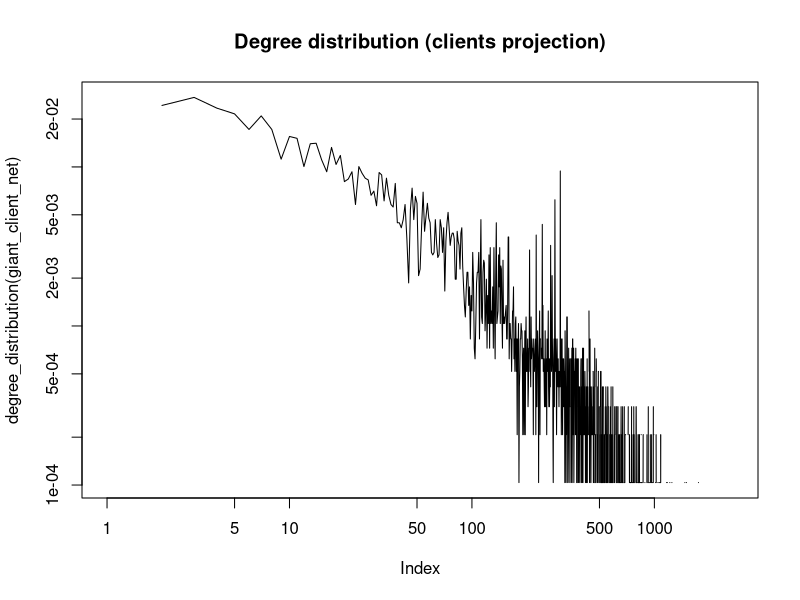
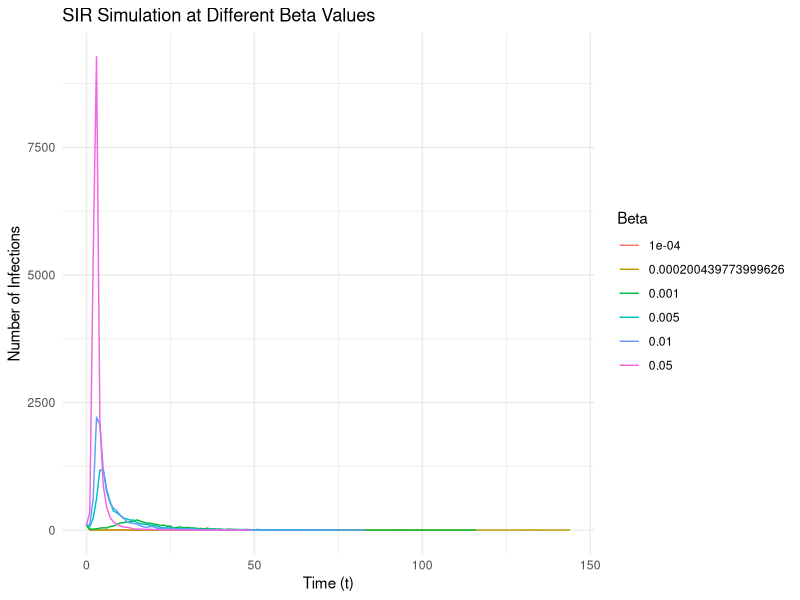

Generate these figures, in order, with R:
## ---- chunk 1
library(readr)              # read csv 
library(igraph)             # create graph
library(dplyr)
library(ggplot2)
library(purrr)
## ---- chunk 2
edges <- read_csv("network_escorts/edges.csv")
head(edges, 4)

nodes <- read_csv("network_escorts/nodes.csv")
head(nodes, 4)

# Buiding graph from data
g <- graph_from_data_frame(d = edges, vertices = nodes, directed = TRUE)
## ---- chunk 3
colnames(nodes)
## ---- chunk 4
V(g)$type <- V(g)$male == 0

is_bipartite(g)  
table(V(g)$type)
## ---- chunk 5

proj <- bipartite_projection(g)
client_net <- proj$proj2  # proj2 = FALSE = clients


components <- components(client_net)
giant_client_net <- induced_subgraph(client_net, which(components$membership == which.max(components$csize)))

summary(giant_client_net)
plot(degree_distribution(giant_client_net), log = "xy", type = "l",
     main = "Degree distribution (clients projection)")
## ---- chunk 6
mu <- 0.1
k <- degree(giant_client_net)          # our network
k_avg <- mean(k)
k_sq_avg <- mean(k^2)
beta_c <- mu * k_avg / (k_sq_avg - k_avg)
beta_c

## ---- chunk 7
sim_sir <- function(g, beta, mu, seeds){
  state <- rep(0, vcount(g))  # 0 = S
  state[seeds] <- 1           # 1 = I
  t <- 0
  table <- data.frame(t=0, inf=seeds)
  while(sum(state == 1) > 0){
    t <- t + 1
    infected <- which(state == 1)
    state[infected] <- ifelse(runif(length(infected)) < mu, 2, 1)  # Recovery step
    infected <- which(state == 1)
    susceptible <- which(state == 0)
    contacts <- as.numeric(unlist(adjacent_vertices(g, infected)))
    contacts <- contacts[contacts %in% susceptible]
    new_infected <- contacts[runif(length(contacts)) < beta]
    if(length(new_infected) > 0){
      state[new_infected] <- 1
      table <- rbind(table, data.frame(t, inf=new_infected))
    }
  }
  table
}

## ---- chunk 8

generate_seeds <- function(g) {
  sample(1:vcount(g), vcount(g) * 0.01)
}

# different beta-values 
beta_vals <- c(0.0001, beta_c, 0.001, 0.005, 0.01, 0.05)

# simulation for each beat value
results <- map_dfr(beta_vals, function(beta){
  seeds <- generate_seeds(giant_client_net)
  sim <- sim_sir(giant_client_net, beta, mu, seeds)
  sim_summary <- sim %>% group_by(t) %>% summarize(ninf = n())
  sim_summary$beta <- beta
  sim_summary
})

## ---- chunk 9
ggplot(results, aes(x=t, y=ninf, color=factor(beta))) +
  geom_line() +
  labs(title = "SIR Simulation at Different Beta Values",
       x = "Time (t)", y = "Number of Infections",
       color = "Beta") +
  theme_minimal()

## ---- chunk 10

## ---- chunk 11

## ---- chunk 12

## ---- chunk 13

## ---- chunk 14

